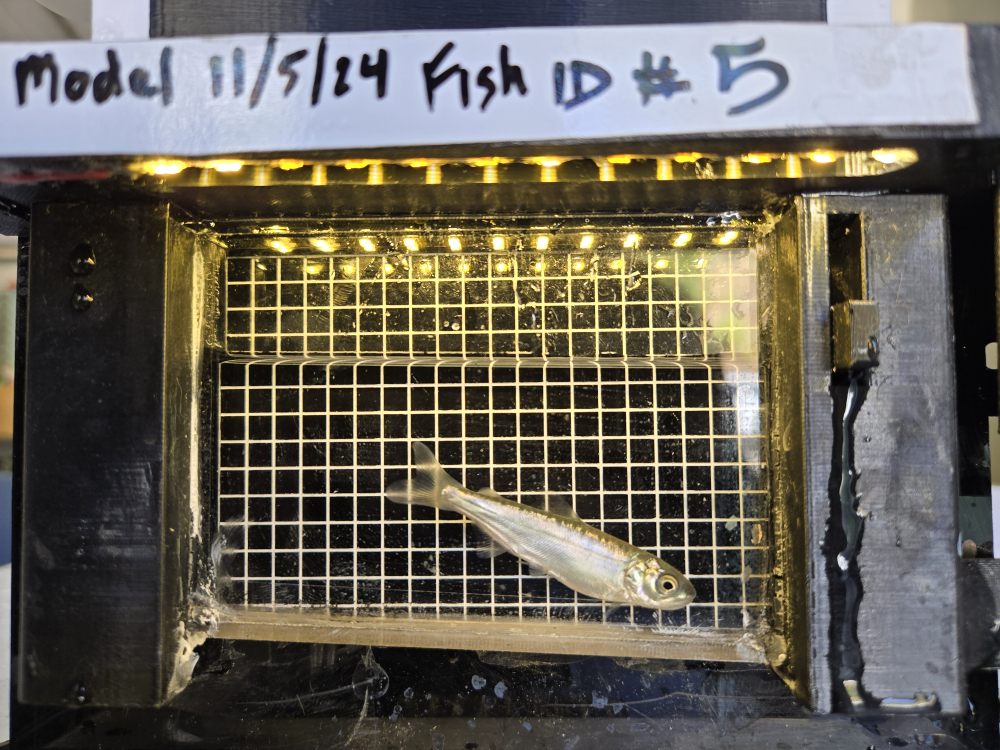
#> input picture sushi/example_fish/110524FishID6c.jpg, 4000 x 3000 px (shown at 1/4 size)
$ python preprocessing.py
#> lines starting #> are read from the running program, lines starting #| are printed output that depends on the picture
import numpy as np
import os
import csv
import regex as re
from tifffile import imread, imwrite
import cv2 as cv

def user_crop_image(image_path=None, image=None, ds=8):
    """Crops an image based on user-selected region."""
    if image_path is None and image is None:
        exit('no image or image path provided')

    if image_path is not None:
        # Read the image
        img = cv.imread(image_path)
    else:
        img = image

    ds_img = cv.resize(img, (0,0), fx=1/ds, fy=1/ds)

    # Display the image for user to select the region
    roi = cv.selectROI("Select Region to Crop", ds_img)

    # Crop the image using the selected region
    cropped_img = img[ds*int(roi[1]):ds*int(roi[1]+roi[3]), ds*int(roi[0]):ds*int(roi[0]+roi[2])]

    # Display the cropped image
    # cv.imshow("Cropped Image", cropped_img)
    # cv.waitKey(0)
    cv.destroyAllWindows()

    return cropped_img, ds*np.array(roi)

def splice_im_path(image_path):
    image_path_split = os.path.split(image_path)
    dir = os.path.split(image_path_split[0])[1]
    im_name, ext = os.path.splitext(image_path_split[1])

    return dir, im_name, ext

def get_rois_flips_and_bad_paths(im_paths, measurement_dir="measurements", num_fish=None):

#> called with measurement_dir = 'measurements'
    rois = []
    horiz_flips = []
    vert_flips = []
    qualities = []
    bad_idxs = []

    if num_fish is None:
        num_fish=[1]*len(im_paths)

    for (i, im_path) in enumerate(im_paths):

        dir, im_name, ext = splice_im_path(im_path)

        if num_fish[i]>1:
            idx = re.search(ext, im_path).start()
            new_im_path = im_path[:idx-2]+im_path[idx:] # remove excess labeling
        else:
            new_im_path = im_path

        if os.path.exists(new_im_path):

            if os.path.exists(os.path.join(measurement_dir, dir, im_name + '.csv')):
                pass # don't overwrite
            else:
                print('\nmade it!\n')
                print(im_path)
                if num_fish[i]>1:
                    idx = re.search(ext, im_path).start()
                    image=cv.imread(new_im_path) # remove excess labeling
                else:
                    image=cv.imread(im_path)
#> image is the input picture: shape (3000, 4000, 3); mean B, G, R 87.2, 97.1, 101.6

                # copy = np.copy(image)

                ds = 3
                cropped_image, roi = user_crop_image(image=image, ds=ds)
#> in user_crop_image, `ds_img = cv.resize(img, (0,0), fx=1/ds, fy=1/ds)`:
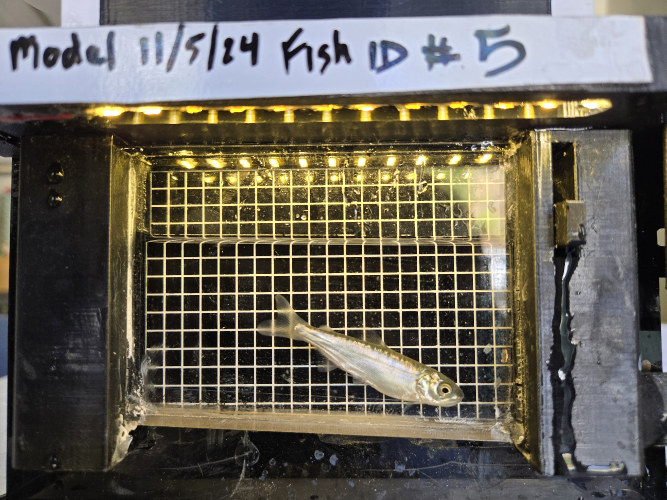
#> ds_img: shape (1000, 1333, 3) (shown at 1/2 size); mean B, G, R 87.2, 97.1, 101.6

                horiz_flip = input('Enter 0 if the fish is facing left, 1 if right: ')
                if horiz_flip=='1':
                    print('horizontal flip is true')
                else:
                    horiz_flip='0'

                vertical_flip = input('\nEnter 0 if the fish is right-side up, 1 if upside down: ')
                if vertical_flip=='1':
                    print('vertical flip is true')
                else:
                    vertical_flip='0'

                quality = input('\nEnter 0 for a good quality image, 1 for bad quality: ')
                if quality=='1':
                    print('bad quality is true')
                else:
                    quality='0'

                rois.append(roi)
                horiz_flips.append(horiz_flip)
                vert_flips.append(vertical_flip)
                qualities.append(quality)

                if not os.path.exists(os.path.join(measurement_dir,dir)):
                    os.mkdir(os.path.join(measurement_dir,dir))

                with open(os.path.join(measurement_dir, dir, im_name+'.csv'), 'w', newline='') as myfile:
                    wr = csv.writer(myfile)
                    wr.writerow([roi, horiz_flip, vertical_flip, quality])


        else:
            bad_idxs.append(i)
            rois.append(None)
            horiz_flips.append(None)
            vert_flips.append(None)

    return rois, horiz_flips, vert_flips, bad_idxs

def main():
    from matplotlib import pyplot as plt
    im_path= os.path.join('sushi','example_fish','110524FishID6c.jpg')
    im_paths = [im_path]

    if os.path.exists(os.path.join('measurements','example_fish')):
        pass
    else:
        os.makedirs(os.path.join('measurements','example_fish'),exist_ok=True)

    get_rois_flips_and_bad_paths(im_paths)


if __name__ == "__main__":
#> (the run stopped early here; a loop or call above may not have finished)

$ run again, with sushi/example_fish/110524FishID3c.jpg copied over sushi/example_fish/110524FishID6c.jpg
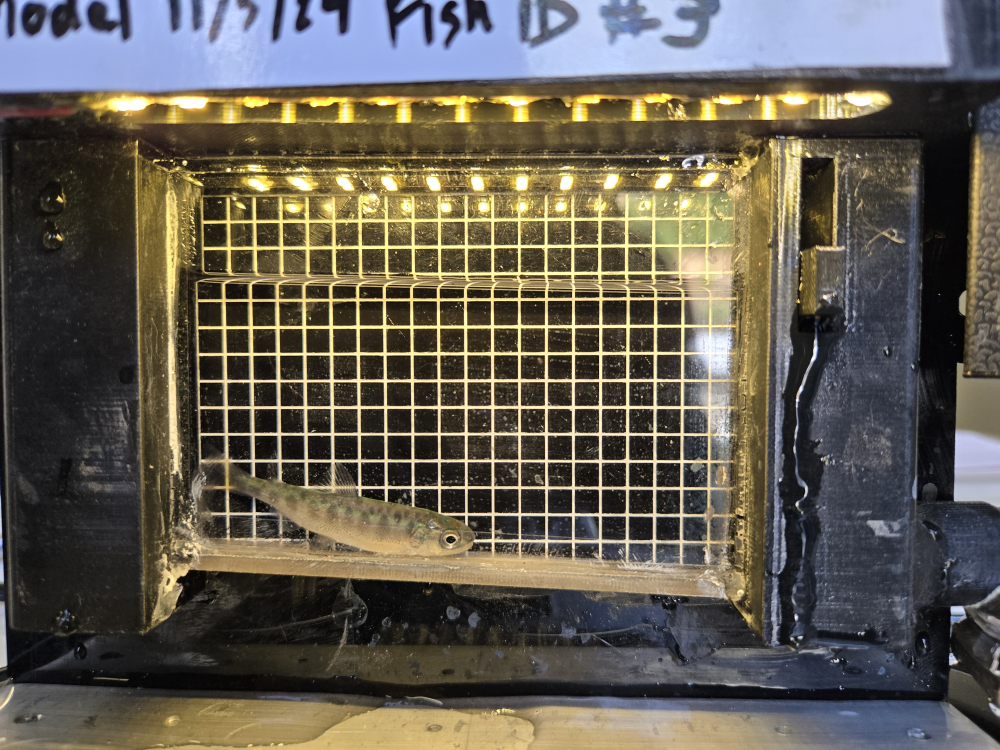
#> input picture sushi/example_fish/110524FishID3c.jpg, 4000 x 3000 px (shown at 1/4 size)
#> in get_rois_flips_and_bad_paths, image is the input picture: shape (3000, 4000, 3); mean B, G, R 82.9, 93.6, 99
#> in user_crop_image, `ds_img = cv.resize(img, (0,0), fx=1/ds, fy=1/ds)`:
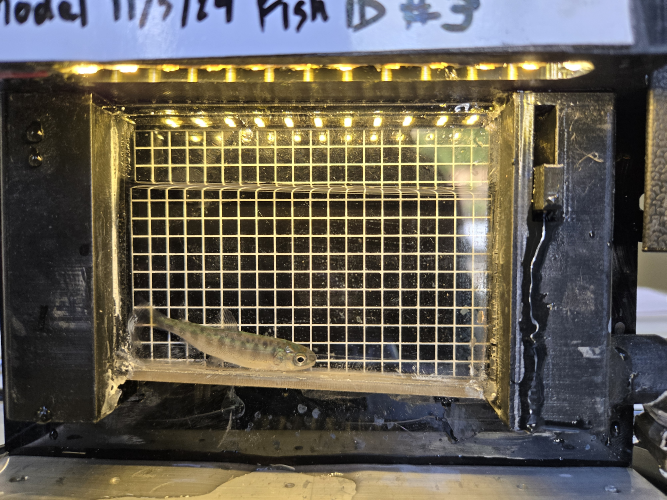
#> ds_img: shape (1000, 1333, 3) (shown at 1/2 size); mean B, G, R 82.9, 93.6, 99

$ run again, with sushi/example_fish/110524FishID13a.jpg copied over sushi/example_fish/110524FishID6c.jpg
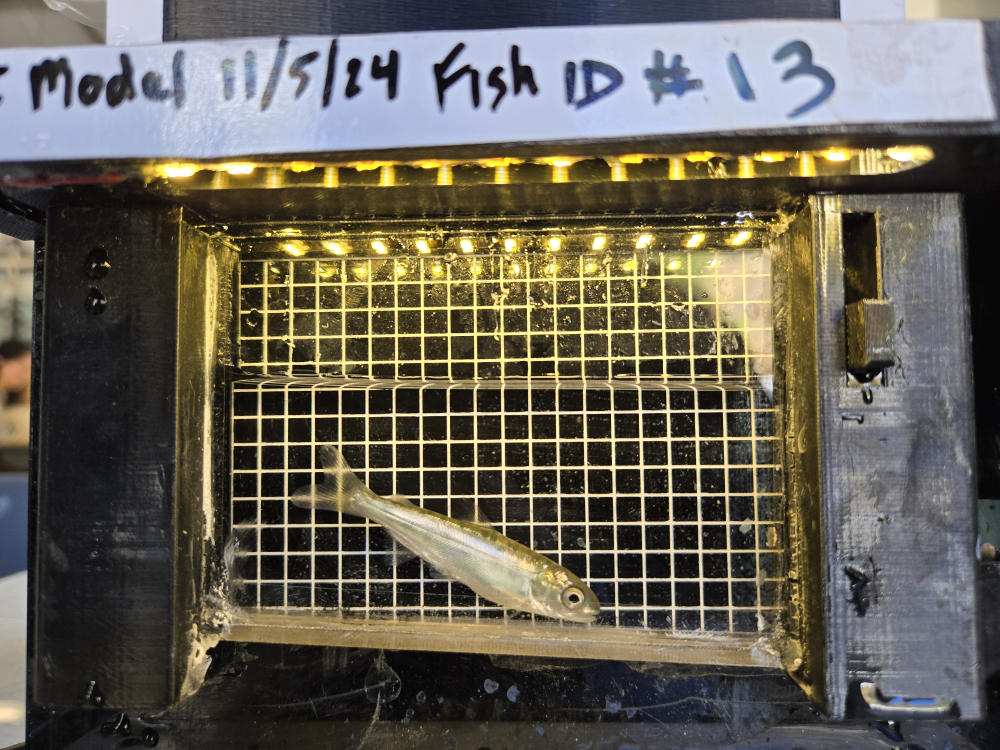
#> input picture sushi/example_fish/110524FishID13a.jpg, 4000 x 3000 px (shown at 1/4 size)
#> in get_rois_flips_and_bad_paths, image is the input picture: shape (3000, 4000, 3); mean B, G, R 86.2, 97.3, 101.8
#> in user_crop_image, `ds_img = cv.resize(img, (0,0), fx=1/ds, fy=1/ds)`:
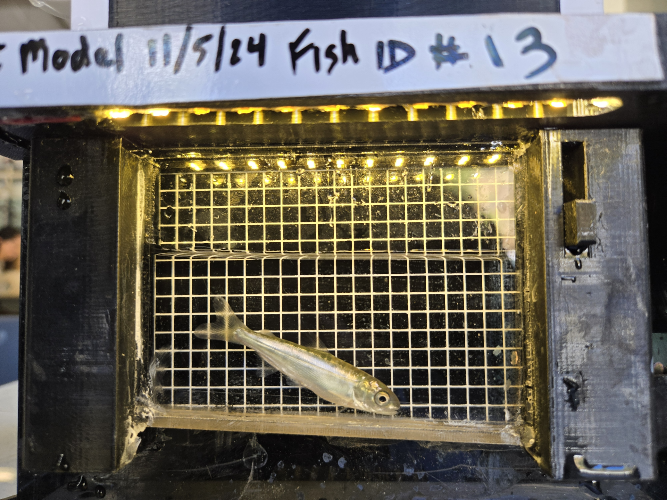
#> ds_img: shape (1000, 1333, 3) (shown at 1/2 size); mean B, G, R 86.3, 97.3, 101.8
